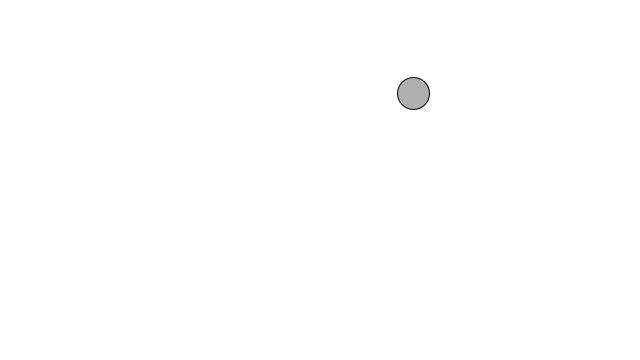
Frame 1 (no input)
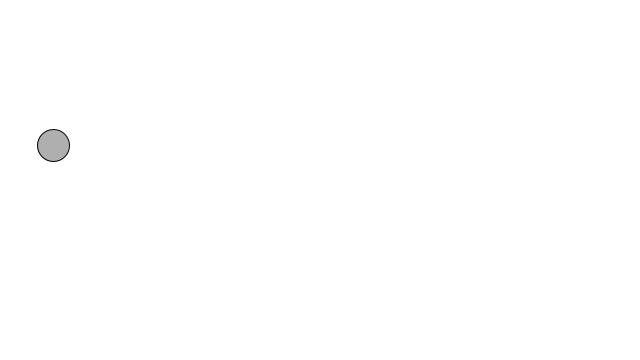
Frame 60 (the mouse pressed at the canvas centre just before this capture)
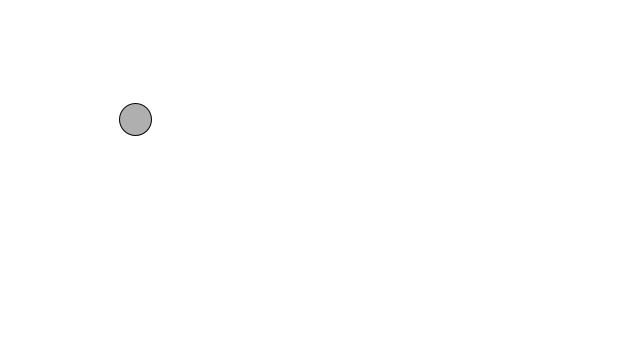
Frame 120 (the mouse held since frame 60 and released just before this capture)

The Processing sketch that drew these frames (run headless with seeded random() and noise(); from frame 60 on, the mouse is pressed at the canvas centre):

// Processing sketch: Exercise_1_6_Perlin_noise_acceleration
// ── Exercise_1_6_Perlin_noise_acceleration.pde


Walker walker;

void setup()
{
  size(640, 360);
  walker = new Walker();
}

void draw() {
  background(255);

  // Call functions on Mover object.
  walker.update();
  walker.display();

}

// ── Walker.pde

class Walker
{
  
  PVector location;
  PVector velocity;
  PVector acceleration;
  int diameter;
  int radius;
  float topspeed;
  float time;

  float xn, yn, x, y;

  
  Walker()
  {
    location = new PVector(random(width),random(height));
    velocity = new PVector(random(-0.01,0.01),random(-0.1,0.1));

    radius = 16;
    diameter = radius * 2;
    topspeed = 10.0;
    time = 0.0;
  }

  void update()
  {
    // Motion 101: Location changes by velocity.
    checkEdges();
    acceleration = new PVector(x,y);
    velocity.add(acceleration);
    velocity.limit(topspeed);
    location.add(velocity);
    noisey();
    //handleInput();
  }


  /*
    I've added this noisey function just as a placeholder to store the sort of code I might need;
    saves me shuttling back and forth between different files.
    I think the code will change substantially though for it to be useful for this class.
  */
  void noisey()
  {
    // time+1000 generates a sufficiently different number from time
    // for pleasing noisey acceleration
    xn = noise(time+1000);
    yn = noise(time);
    //println(xn + " ---- " + yn);
      
    x = map(xn,0,1,-0.5,0.5); //Using map() to customize the range of Perlin noise
    y = map(yn,0,1,-0.3,0.3);

    time += 0.006;

  }

  void display()
  {
    stroke(0);
    fill(175);
    ellipse(location.x, location.y, diameter, diameter);
  }


  void checkEdges()
  {
    if ((location.x - radius) > width)
    {
      location.x = 0 - radius;
    }
    else if ((location.x + radius) < 0)
    {
      location.x = width + radius;
    }

    if ((location.y - radius) > height)
    {
      location.y = 0 - radius;
    }
    else if ((location.y + radius) < 0)
    {
      location.y = height + radius;
    }
  }

  
  // void handleInput()
  // {
  //   if (key == CODED)
  //   {
  //     if (keyCode == UP)
  //     {
  //       acceleration.add(new PVector(0, -0.01));
  //     }
  //     else if (keyCode == DOWN)
  //     {
  //       acceleration.add(new PVector(0, 0.01));
  //     }
  //     else if (keyCode == RIGHT)
  //     {
  //       acceleration.add(new PVector(0.01, 0));
  //     }
  //     else if (keyCode == LEFT)
  //     {
  //       acceleration.add(new PVector(-0.01, 0));
  //     }
  //   }
  // }

}
